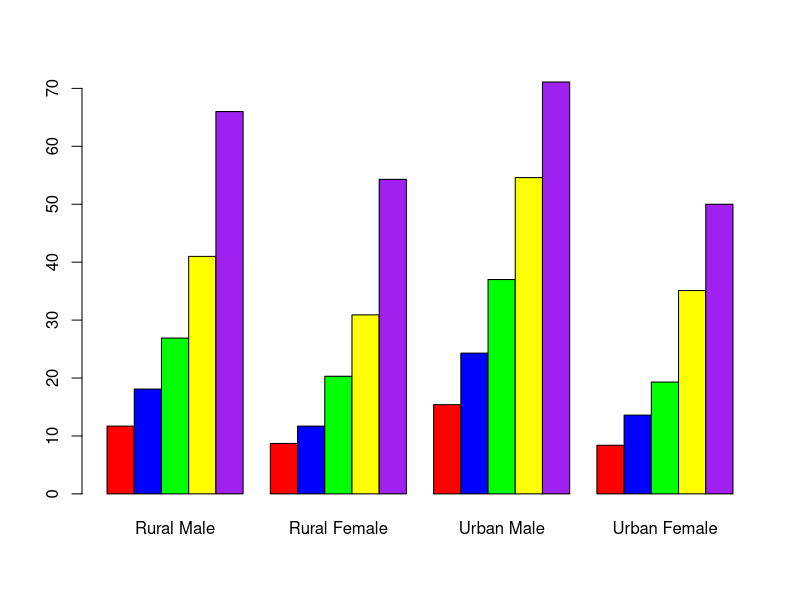

The R script that drew this image: (Note: this script raises an error after producing the figure.)
cols = c("red", "blue", "green", "yellow", "purple")
barplot(VADeaths, beside=TRUE, col=cols)
legend(locator(1), rownames(VADeaths))